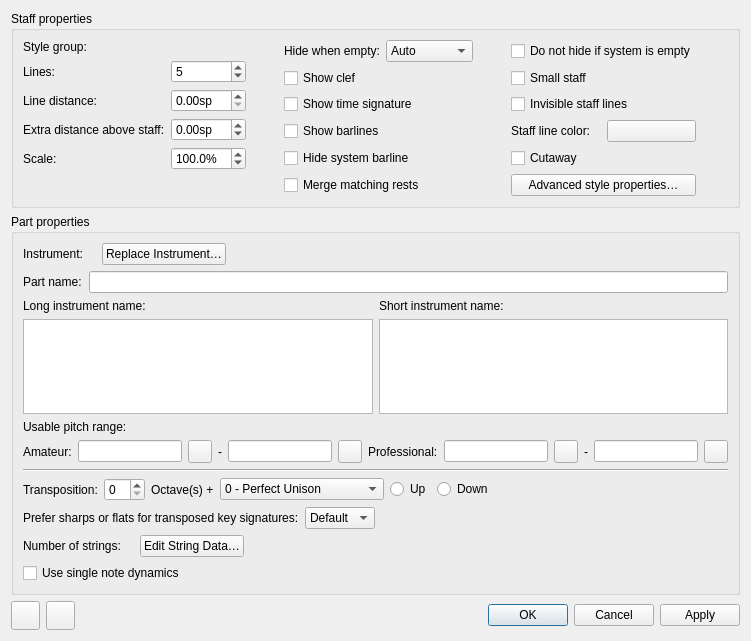
<?xml version="1.0" encoding="UTF-8"?>
<ui version="4.0">
 <class>EditStaffBase</class>
 <widget class="QDialog" name="EditStaffBase">
  <property name="geometry">
   <rect>
    <x>0</x>
    <y>0</y>
    <width>751</width>
    <height>641</height>
   </rect>
  </property>
  <property name="sizePolicy">
   <sizepolicy hsizetype="Preferred" vsizetype="Preferred">
    <horstretch>0</horstretch>
    <verstretch>0</verstretch>
   </sizepolicy>
  </property>
  <property name="minimumSize">
   <size>
    <width>0</width>
    <height>0</height>
   </size>
  </property>
  <property name="windowTitle">
   <string>Staff/part properties</string>
  </property>
  <layout class="QGridLayout" name="gridLayout">
   <item row="0" column="0" colspan="2">
    <widget class="QGroupBox" name="groupStaffProps">
     <property name="sizePolicy">
      <sizepolicy hsizetype="Preferred" vsizetype="Expanding">
       <horstretch>0</horstretch>
       <verstretch>0</verstretch>
      </sizepolicy>
     </property>
     <property name="minimumSize">
      <size>
       <width>0</width>
       <height>0</height>
      </size>
     </property>
     <property name="title">
      <string>Staff properties</string>
     </property>
     <layout class="QVBoxLayout" name="verticalLayout_2">
      <item>
       <layout class="QGridLayout" name="grid_StaffProps">
        <item row="3" column="2">
         <widget class="QCheckBox" name="showBarlines">
          <property name="text">
           <string>Show barlines</string>
          </property>
         </widget>
        </item>
        <item row="1" column="2">
         <widget class="QCheckBox" name="showClef">
          <property name="text">
           <string>Show clef</string>
          </property>
         </widget>
        </item>
        <item row="2" column="2">
         <widget class="QCheckBox" name="showTimesig">
          <property name="text">
           <string>Show time signature</string>
          </property>
         </widget>
        </item>
        <item row="0" column="4">
         <widget class="QCheckBox" name="showIfEmpty">
          <property name="text">
           <string>Do not hide if system is empty</string>
          </property>
         </widget>
        </item>
        <item row="0" column="2">
         <layout class="QHBoxLayout" name="horizontalLayout">
          <item>
           <widget class="QLabel" name="label_2">
            <property name="text">
             <string>Hide when empty:</string>
            </property>
           </widget>
          </item>
          <item>
           <widget class="QComboBox" name="hideMode">
            <item>
             <property name="text">
              <string>Auto</string>
             </property>
            </item>
            <item>
             <property name="text">
              <string>Always</string>
             </property>
            </item>
            <item>
             <property name="text">
              <string>Never</string>
             </property>
            </item>
            <item>
             <property name="text">
              <string>Instrument</string>
             </property>
            </item>
           </widget>
          </item>
         </layout>
        </item>
        <item row="3" column="4">
         <layout class="QHBoxLayout" name="hLayout_LineColor">
          <item>
           <widget class="QLabel" name="labelColor">
            <property name="text">
             <string>Staff line color:</string>
            </property>
            <property name="buddy">
             <cstring>color</cstring>
            </property>
           </widget>
          </item>
          <item>
           <widget class="Awl::ColorLabel" name="color">
            <property name="focusPolicy">
             <enum>Qt::TabFocus</enum>
            </property>
           </widget>
          </item>
         </layout>
        </item>
        <item row="2" column="4">
         <widget class="QCheckBox" name="invisible">
          <property name="text">
           <string>Invisible staff lines</string>
          </property>
         </widget>
        </item>
        <item row="0" column="1">
         <spacer name="horizontalSpacer_5">
          <property name="orientation">
           <enum>Qt::Horizontal</enum>
          </property>
          <property name="sizeHint" stdset="0">
           <size>
            <width>0</width>
            <height>0</height>
           </size>
          </property>
         </spacer>
        </item>
        <item row="4" column="2">
         <widget class="QCheckBox" name="hideSystemBarLine">
          <property name="text">
           <string>Hide system barline</string>
          </property>
         </widget>
        </item>
        <item row="4" column="4">
         <widget class="QCheckBox" name="cutaway">
          <property name="text">
           <string>Cutaway</string>
          </property>
         </widget>
        </item>
        <item row="0" column="3">
         <spacer name="horizontalSpacer_6">
          <property name="orientation">
           <enum>Qt::Horizontal</enum>
          </property>
          <property name="sizeHint" stdset="0">
           <size>
            <width>0</width>
            <height>0</height>
           </size>
          </property>
         </spacer>
        </item>
        <item row="5" column="2">
         <widget class="QCheckBox" name="mergeMatchingRests">
          <property name="text">
           <string>Merge matching rests</string>
          </property>
         </widget>
        </item>
        <item row="1" column="4">
         <widget class="QCheckBox" name="smallStaffCheckBox">
          <property name="text">
           <string>Small staff</string>
          </property>
         </widget>
        </item>
        <item row="0" column="0" rowspan="6">
         <layout class="QFormLayout" name="formLayout">
          <property name="fieldGrowthPolicy">
           <enum>QFormLayout::AllNonFixedFieldsGrow</enum>
          </property>
          <property name="labelAlignment">
           <set>Qt::AlignLeading|Qt::AlignLeft|Qt::AlignVCenter</set>
          </property>
          <property name="horizontalSpacing">
           <number>6</number>
          </property>
          <item row="0" column="1">
           <widget class="QLabel" name="staffGroupName"/>
          </item>
          <item row="1" column="0">
           <widget class="QLabel" name="labelNumOfLines">
            <property name="text">
             <string>Lines:</string>
            </property>
            <property name="textFormat">
             <enum>Qt::PlainText</enum>
            </property>
            <property name="buddy">
             <cstring>lines</cstring>
            </property>
           </widget>
          </item>
          <item row="1" column="1">
           <widget class="QSpinBox" name="lines">
            <property name="minimum">
             <number>1</number>
            </property>
            <property name="maximum">
             <number>14</number>
            </property>
            <property name="value">
             <number>5</number>
            </property>
           </widget>
          </item>
          <item row="2" column="0">
           <widget class="QLabel" name="labelLineDist">
            <property name="text">
             <string>Line distance:</string>
            </property>
            <property name="buddy">
             <cstring>lineDistance</cstring>
            </property>
           </widget>
          </item>
          <item row="2" column="1">
           <widget class="QDoubleSpinBox" name="lineDistance">
            <property name="sizePolicy">
             <sizepolicy hsizetype="Preferred" vsizetype="Fixed">
              <horstretch>0</horstretch>
              <verstretch>0</verstretch>
             </sizepolicy>
            </property>
            <property name="suffix">
             <string>sp</string>
            </property>
            <property name="singleStep">
             <double>0.250000000000000</double>
            </property>
           </widget>
          </item>
          <item row="4" column="0">
           <widget class="QLabel" name="labelExtraDist">
            <property name="text">
             <string>Extra distance above staff:</string>
            </property>
            <property name="buddy">
             <cstring>spinExtraDistance</cstring>
            </property>
           </widget>
          </item>
          <item row="4" column="1">
           <widget class="QDoubleSpinBox" name="spinExtraDistance">
            <property name="suffix">
             <string>sp</string>
            </property>
            <property name="minimum">
             <double>-50.000000000000000</double>
            </property>
            <property name="maximum">
             <double>50.000000000000000</double>
            </property>
            <property name="singleStep">
             <double>0.250000000000000</double>
            </property>
           </widget>
          </item>
          <item row="5" column="0">
           <widget class="QLabel" name="label">
            <property name="text">
             <string>Scale:</string>
            </property>
           </widget>
          </item>
          <item row="5" column="1">
           <widget class="QDoubleSpinBox" name="mag">
            <property name="suffix">
             <string>%</string>
            </property>
            <property name="decimals">
             <number>1</number>
            </property>
            <property name="minimum">
             <double>10.000000000000000</double>
            </property>
            <property name="maximum">
             <double>1000.000000000000000</double>
            </property>
            <property name="value">
             <double>100.000000000000000</double>
            </property>
           </widget>
          </item>
          <item row="0" column="0">
           <widget class="QLabel" name="labelStaffGroup">
            <property name="text">
             <string>Style group:</string>
            </property>
            <property name="buddy">
             <cstring>staffGroupName</cstring>
            </property>
           </widget>
          </item>
         </layout>
        </item>
        <item row="5" column="4">
         <widget class="QPushButton" name="changeStaffType">
          <property name="text">
           <string>Advanced style properties…</string>
          </property>
         </widget>
        </item>
        <item row="0" column="5">
         <spacer name="horizontalSpacer_8">
          <property name="orientation">
           <enum>Qt::Horizontal</enum>
          </property>
          <property name="sizeHint" stdset="0">
           <size>
            <width>0</width>
            <height>0</height>
           </size>
          </property>
         </spacer>
        </item>
       </layout>
      </item>
     </layout>
    </widget>
   </item>
   <item row="1" column="0" colspan="2">
    <widget class="QGroupBox" name="groupPartProps">
     <property name="sizePolicy">
      <sizepolicy hsizetype="Preferred" vsizetype="Expanding">
       <horstretch>0</horstretch>
       <verstretch>0</verstretch>
      </sizepolicy>
     </property>
     <property name="title">
      <string>Part properties</string>
     </property>
     <layout class="QVBoxLayout" name="verticalLayout" stretch="0,1,0,0,0,0,0,0">
      <item>
       <layout class="QGridLayout" name="grid_PartProps">
        <property name="leftMargin">
         <number>0</number>
        </property>
        <item row="4" column="0">
         <widget class="QLabel" name="label_PartName">
          <property name="text">
           <string>Part name:</string>
          </property>
          <property name="buddy">
           <cstring>partName</cstring>
          </property>
         </widget>
        </item>
        <item row="4" column="1">
         <widget class="QLineEdit" name="partName"/>
        </item>
        <item row="3" column="0">
         <widget class="QLabel" name="labelInstrName">
          <property name="text">
           <string>Instrument:</string>
          </property>
          <property name="buddy">
           <cstring>instrumentName</cstring>
          </property>
         </widget>
        </item>
        <item row="3" column="1">
         <layout class="QHBoxLayout" name="horizontalLayout_2">
          <property name="spacing">
           <number>6</number>
          </property>
          <item>
           <widget class="QLabel" name="instrumentName"/>
          </item>
          <item>
           <widget class="QPushButton" name="changeInstrument">
            <property name="text">
             <string>Replace Instrument…</string>
            </property>
           </widget>
          </item>
          <item>
           <spacer name="horizontalSpacer_4">
            <property name="orientation">
             <enum>Qt::Horizontal</enum>
            </property>
            <property name="sizeHint" stdset="0">
             <size>
              <width>40</width>
              <height>20</height>
             </size>
            </property>
           </spacer>
          </item>
         </layout>
        </item>
       </layout>
      </item>
      <item>
       <layout class="QGridLayout" name="grid_InstrNames">
        <item row="0" column="0">
         <widget class="QLabel" name="labelLongName">
          <property name="sizePolicy">
           <sizepolicy hsizetype="Fixed" vsizetype="Fixed">
            <horstretch>0</horstretch>
            <verstretch>0</verstretch>
           </sizepolicy>
          </property>
          <property name="text">
           <string>Long instrument name:</string>
          </property>
          <property name="buddy">
           <cstring>longName</cstring>
          </property>
         </widget>
        </item>
        <item row="0" column="1">
         <widget class="QLabel" name="labelShortName">
          <property name="sizePolicy">
           <sizepolicy hsizetype="Fixed" vsizetype="Fixed">
            <horstretch>0</horstretch>
            <verstretch>0</verstretch>
           </sizepolicy>
          </property>
          <property name="text">
           <string>Short instrument name:</string>
          </property>
          <property name="buddy">
           <cstring>shortName</cstring>
          </property>
         </widget>
        </item>
        <item row="1" column="0">
         <widget class="QTextEdit" name="longName">
          <property name="minimumSize">
           <size>
            <width>0</width>
            <height>40</height>
           </size>
          </property>
          <property name="tabChangesFocus">
           <bool>true</bool>
          </property>
         </widget>
        </item>
        <item row="1" column="1">
         <widget class="QTextEdit" name="shortName">
          <property name="minimumSize">
           <size>
            <width>0</width>
            <height>40</height>
           </size>
          </property>
          <property name="tabChangesFocus">
           <bool>true</bool>
          </property>
         </widget>
        </item>
       </layout>
      </item>
      <item>
       <widget class="QLabel" name="labelPitchRanges">
        <property name="text">
         <string>Usable pitch range:</string>
        </property>
       </widget>
      </item>
      <item>
       <layout class="QHBoxLayout" name="hLayout_PitchRanges">
        <item>
         <widget class="QLabel" name="label_7">
          <property name="text">
           <string>Amateur:</string>
          </property>
          <property name="buddy">
           <cstring>minPitchA</cstring>
          </property>
         </widget>
        </item>
        <item>
         <widget class="QLineEdit" name="minPitchA">
          <property name="maxLength">
           <number>4</number>
          </property>
          <property name="readOnly">
           <bool>true</bool>
          </property>
         </widget>
        </item>
        <item>
         <widget class="QToolButton" name="minPitchASelect">
          <property name="text">
           <string notr="true"/>
          </property>
         </widget>
        </item>
        <item>
         <widget class="QLabel" name="label_9">
          <property name="text">
           <string notr="true">-</string>
          </property>
         </widget>
        </item>
        <item>
         <widget class="QLineEdit" name="maxPitchA">
          <property name="maxLength">
           <number>4</number>
          </property>
          <property name="readOnly">
           <bool>true</bool>
          </property>
         </widget>
        </item>
        <item>
         <widget class="QToolButton" name="maxPitchASelect">
          <property name="text">
           <string notr="true"/>
          </property>
         </widget>
        </item>
        <item>
         <spacer name="horizontalSpacer">
          <property name="orientation">
           <enum>Qt::Horizontal</enum>
          </property>
          <property name="sizeHint" stdset="0">
           <size>
            <width>0</width>
            <height>0</height>
           </size>
          </property>
         </spacer>
        </item>
        <item>
         <widget class="QLabel" name="label_8">
          <property name="text">
           <string>Professional:</string>
          </property>
          <property name="buddy">
           <cstring>minPitchP</cstring>
          </property>
         </widget>
        </item>
        <item>
         <widget class="QLineEdit" name="minPitchP">
          <property name="maxLength">
           <number>4</number>
          </property>
          <property name="readOnly">
           <bool>true</bool>
          </property>
         </widget>
        </item>
        <item>
         <widget class="QToolButton" name="minPitchPSelect">
          <property name="text">
           <string notr="true"/>
          </property>
         </widget>
        </item>
        <item>
         <widget class="QLabel" name="label_10">
          <property name="text">
           <string notr="true">-</string>
          </property>
         </widget>
        </item>
        <item>
         <widget class="QLineEdit" name="maxPitchP">
          <property name="maxLength">
           <number>4</number>
          </property>
          <property name="readOnly">
           <bool>true</bool>
          </property>
         </widget>
        </item>
        <item>
         <widget class="QToolButton" name="maxPitchPSelect">
          <property name="text">
           <string notr="true"/>
          </property>
         </widget>
        </item>
        <item>
         <spacer name="horizontalSpacer_9">
          <property name="orientation">
           <enum>Qt::Horizontal</enum>
          </property>
          <property name="sizeHint" stdset="0">
           <size>
            <width>0</width>
            <height>0</height>
           </size>
          </property>
         </spacer>
        </item>
       </layout>
      </item>
      <item>
       <widget class="Line" name="line">
        <property name="orientation">
         <enum>Qt::Horizontal</enum>
        </property>
       </widget>
      </item>
      <item>
       <layout class="QVBoxLayout" name="vLayout_Transposition">
        <item>
         <layout class="QHBoxLayout" name="transp_Main">
          <item>
           <widget class="QLabel" name="labelTransp">
            <property name="toolTip">
             <string>Interval from written to sounding pitch</string>
            </property>
            <property name="text">
             <string>Transposition:</string>
            </property>
            <property name="buddy">
             <cstring>iList</cstring>
            </property>
           </widget>
          </item>
          <item>
           <widget class="QSpinBox" name="octave">
            <property name="accessibleName">
             <string>Octave</string>
            </property>
            <property name="maximum">
             <number>10</number>
            </property>
           </widget>
          </item>
          <item>
           <widget class="QLabel" name="label_11">
            <property name="text">
             <string>Octave(s) +</string>
            </property>
            <property name="buddy">
             <cstring>octave</cstring>
            </property>
           </widget>
          </item>
          <item>
           <widget class="QComboBox" name="iList">
            <property name="sizePolicy">
             <sizepolicy hsizetype="Preferred" vsizetype="Fixed">
              <horstretch>0</horstretch>
              <verstretch>0</verstretch>
             </sizepolicy>
            </property>
            <property name="accessibleName">
             <string>Interval</string>
            </property>
            <item>
             <property name="text">
              <string>0 - Perfect Unison</string>
             </property>
            </item>
            <item>
             <property name="text">
              <string>1 - Augmented Unison</string>
             </property>
            </item>
            <item>
             <property name="text">
              <string>0 - Diminished Second</string>
             </property>
            </item>
            <item>
             <property name="text">
              <string>1 - Minor Second</string>
             </property>
            </item>
            <item>
             <property name="text">
              <string>2 - Major Second</string>
             </property>
            </item>
            <item>
             <property name="text">
              <string>3 - Augmented Second</string>
             </property>
            </item>
            <item>
             <property name="text">
              <string>2 - Diminished Third</string>
             </property>
            </item>
            <item>
             <property name="text">
              <string>3 - Minor Third</string>
             </property>
            </item>
            <item>
             <property name="text">
              <string>4 - Major Third</string>
             </property>
            </item>
            <item>
             <property name="text">
              <string>5 - Augmented Third</string>
             </property>
            </item>
            <item>
             <property name="text">
              <string>4 - Diminished Fourth</string>
             </property>
            </item>
            <item>
             <property name="text">
              <string>5 - Perfect Fourth</string>
             </property>
            </item>
            <item>
             <property name="text">
              <string>6 - Augmented Fourth</string>
             </property>
            </item>
            <item>
             <property name="text">
              <string>6 - Diminished Fifth</string>
             </property>
            </item>
            <item>
             <property name="text">
              <string>7 - Perfect Fifth</string>
             </property>
            </item>
            <item>
             <property name="text">
              <string>8 - Augmented Fifth</string>
             </property>
            </item>
            <item>
             <property name="text">
              <string>7 - Diminished Sixth</string>
             </property>
            </item>
            <item>
             <property name="text">
              <string>8 - Minor Sixth</string>
             </property>
            </item>
            <item>
             <property name="text">
              <string>9 - Major Sixth</string>
             </property>
            </item>
            <item>
             <property name="text">
              <string>10 - Augmented Sixth</string>
             </property>
            </item>
            <item>
             <property name="text">
              <string>9 - Diminished Seventh</string>
             </property>
            </item>
            <item>
             <property name="text">
              <string>10 - Minor Seventh</string>
             </property>
            </item>
            <item>
             <property name="text">
              <string>11 - Major Seventh</string>
             </property>
            </item>
            <item>
             <property name="text">
              <string>12 - Augmented Seventh</string>
             </property>
            </item>
            <item>
             <property name="text">
              <string>11 - Diminished Octave</string>
             </property>
            </item>
            <item>
             <property name="text">
              <string>12 - Perfect Octave</string>
             </property>
            </item>
           </widget>
          </item>
          <item>
           <widget class="QRadioButton" name="up">
            <property name="text">
             <string>Up</string>
            </property>
           </widget>
          </item>
          <item>
           <widget class="QRadioButton" name="down">
            <property name="text">
             <string>Down</string>
            </property>
           </widget>
          </item>
          <item>
           <spacer name="horizontalSpacer_1">
            <property name="orientation">
             <enum>Qt::Horizontal</enum>
            </property>
            <property name="sizeHint" stdset="0">
             <size>
              <width>17</width>
              <height>18</height>
             </size>
            </property>
           </spacer>
          </item>
         </layout>
        </item>
        <item>
         <widget class="QWidget" name="transp_PreferSharpFlat" native="true">
          <layout class="QHBoxLayout" name="transp_PreferSharpFlat_Layout">
           <property name="spacing">
            <number>6</number>
           </property>
           <property name="leftMargin">
            <number>0</number>
           </property>
           <property name="topMargin">
            <number>0</number>
           </property>
           <property name="rightMargin">
            <number>0</number>
           </property>
           <property name="bottomMargin">
            <number>0</number>
           </property>
           <item>
            <widget class="QLabel" name="labelPreferSharpFlat">
             <property name="text">
              <string>Prefer sharps or flats for transposed key signatures:</string>
             </property>
            </widget>
           </item>
           <item>
            <widget class="QComboBox" name="preferSharpFlat">
             <item>
              <property name="text">
               <string>Default</string>
              </property>
             </item>
             <item>
              <property name="text">
               <string>Sharps</string>
              </property>
             </item>
             <item>
              <property name="text">
               <string>Flats</string>
              </property>
             </item>
            </widget>
           </item>
           <item>
            <spacer name="horizontalSpacer_7">
             <property name="orientation">
              <enum>Qt::Horizontal</enum>
             </property>
             <property name="sizeHint" stdset="0">
              <size>
               <width>40</width>
               <height>20</height>
              </size>
             </property>
            </spacer>
           </item>
          </layout>
         </widget>
        </item>
       </layout>
      </item>
      <item>
       <widget class="QFrame" name="stringDataFrame">
        <layout class="QHBoxLayout" name="horizontalLayout_4">
         <property name="spacing">
          <number>6</number>
         </property>
         <property name="leftMargin">
          <number>0</number>
         </property>
         <property name="topMargin">
          <number>0</number>
         </property>
         <property name="rightMargin">
          <number>0</number>
         </property>
         <property name="bottomMargin">
          <number>0</number>
         </property>
         <item>
          <widget class="QLabel" name="labelNumOfStrings">
           <property name="text">
            <string>Number of strings:</string>
           </property>
           <property name="buddy">
            <cstring>numOfStrings</cstring>
           </property>
          </widget>
         </item>
         <item>
          <widget class="QLabel" name="numOfStrings"/>
         </item>
         <item>
          <widget class="QPushButton" name="editStringData">
           <property name="text">
            <string>Edit String Data…</string>
           </property>
          </widget>
         </item>
         <item>
          <spacer name="horizontalSpacer_2">
           <property name="orientation">
            <enum>Qt::Horizontal</enum>
           </property>
           <property name="sizeHint" stdset="0">
            <size>
             <width>40</width>
             <height>20</height>
            </size>
           </property>
          </spacer>
         </item>
        </layout>
       </widget>
      </item>
      <item>
       <widget class="QCheckBox" name="singleNoteDynamics">
        <property name="accessibleName">
         <string>Use single note dynamics</string>
        </property>
        <property name="text">
         <string>Use single note dynamics</string>
        </property>
       </widget>
      </item>
     </layout>
    </widget>
   </item>
   <item row="2" column="0">
    <layout class="QHBoxLayout" name="groupPrevNextButtons">
     <item>
      <widget class="QToolButton" name="previousButton">
       <property name="minimumSize">
        <size>
         <width>29</width>
         <height>29</height>
        </size>
       </property>
       <property name="toolTip">
        <string>Go to previous staff</string>
       </property>
       <property name="text">
        <string notr="true"/>
       </property>
      </widget>
     </item>
     <item>
      <widget class="QToolButton" name="nextButton">
       <property name="minimumSize">
        <size>
         <width>29</width>
         <height>29</height>
        </size>
       </property>
       <property name="toolTip">
        <string>Go to next staff</string>
       </property>
       <property name="text">
        <string notr="true"/>
       </property>
      </widget>
     </item>
     <item>
      <spacer name="horizontalSpacer_3">
       <property name="orientation">
        <enum>Qt::Horizontal</enum>
       </property>
       <property name="sizeHint" stdset="0">
        <size>
         <width>40</width>
         <height>20</height>
        </size>
       </property>
      </spacer>
     </item>
    </layout>
   </item>
   <item row="2" column="1">
    <widget class="QDialogButtonBox" name="buttonBox">
     <property name="orientation">
      <enum>Qt::Horizontal</enum>
     </property>
     <property name="standardButtons">
      <set>QDialogButtonBox::Apply|QDialogButtonBox::Cancel|QDialogButtonBox::Ok</set>
     </property>
    </widget>
   </item>
  </layout>
 </widget>
 <customwidgets>
  <customwidget>
   <class>Awl::ColorLabel</class>
   <extends>QPushButton</extends>
   <header>notation/view/widgets/colorlabel.h</header>
   <container>1</container>
  </customwidget>
 </customwidgets>
 <tabstops>
  <tabstop>lines</tabstop>
  <tabstop>lineDistance</tabstop>
  <tabstop>spinExtraDistance</tabstop>
  <tabstop>mag</tabstop>
  <tabstop>hideMode</tabstop>
  <tabstop>showClef</tabstop>
  <tabstop>showTimesig</tabstop>
  <tabstop>showBarlines</tabstop>
  <tabstop>hideSystemBarLine</tabstop>
  <tabstop>color</tabstop>
  <tabstop>changeStaffType</tabstop>
  <tabstop>changeInstrument</tabstop>
  <tabstop>partName</tabstop>
  <tabstop>longName</tabstop>
  <tabstop>shortName</tabstop>
  <tabstop>minPitchA</tabstop>
  <tabstop>minPitchASelect</tabstop>
  <tabstop>maxPitchA</tabstop>
  <tabstop>maxPitchASelect</tabstop>
  <tabstop>minPitchP</tabstop>
  <tabstop>minPitchPSelect</tabstop>
  <tabstop>maxPitchP</tabstop>
  <tabstop>maxPitchPSelect</tabstop>
  <tabstop>octave</tabstop>
  <tabstop>iList</tabstop>
  <tabstop>up</tabstop>
  <tabstop>down</tabstop>
  <tabstop>preferSharpFlat</tabstop>
  <tabstop>numOfStrings</tabstop>
  <tabstop>editStringData</tabstop>
  <tabstop>singleNoteDynamics</tabstop>
  <tabstop>previousButton</tabstop>
  <tabstop>nextButton</tabstop>
 </tabstops>
 <resources/>
 <connections/>
</ui>
